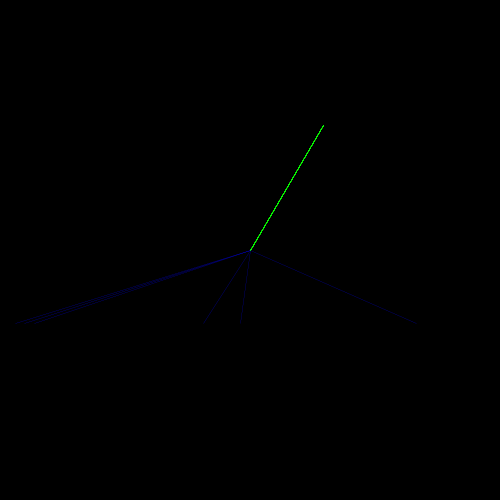
Frame 1 (no input)
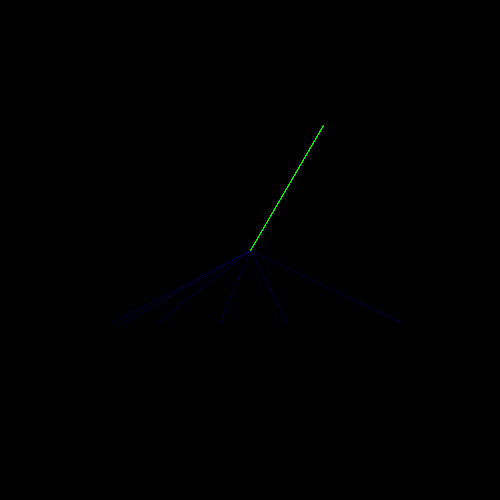
Frame 60 (the mouse pressed at the canvas centre just before this capture)
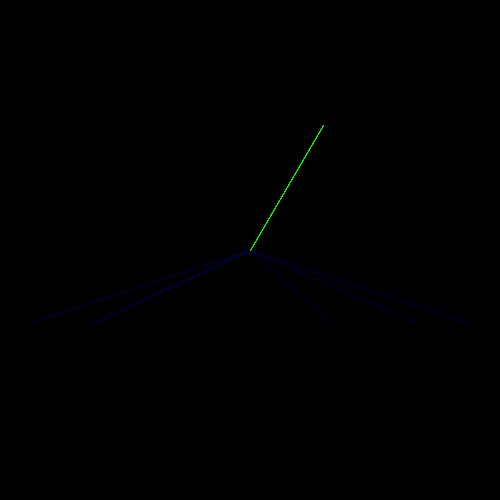
Frame 120 (the mouse held since frame 60 and released just before this capture)

The Processing sketch that drew these frames (run headless with seeded random() and noise(); from frame 60 on, the mouse is pressed at the canvas centre):

// Processing sketch: sketch_200630b
// ── sketch_200630b.pde
int n = 10;
int [] x = new int[n];
int [] y = new int[n];
int [] d = new int[n];
void setup() {
  size(500, 500);
  background(0);
  smooth();
  strokeWeight(0.2);
  frameRate(15);
  for (int i = 0; i < x.length; i++) {
    d[i] = (int)random(200,400);
    y[i] = (int)random(100, 350);
    
  }
}


  
void lines(int i) {
  for (int x = 0; x <= 10; x+=2)  {
    stroke(255,0,0, 200);
    line(d[i], y[i], width/2, height/2);
  }
  
   for (int j = 0; j <= 10; j+=2)  {
    stroke(0,0, 255);
    line(random(500), d[i], width/2, height/2);
    
    for (int k = 0; k <= 10; k+=2)  {
    stroke(0,255,0, 200);
    line(d[i], y[i], width/2, height/2);
  }
  }
}   
  
 void draw() {
  background(0);
  lines(7);
}
  
  
    
    
